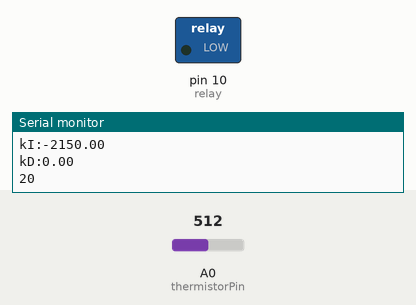
Recording of a sketch running on a simulated Arduino Uno, built with avr-gcc and run on an emulated ATmega328P. Parts: switched loads named in the sketch (green lamp = pin HIGH), the last lines printed to the serial monitor. The test bench sets the inputs (shaded band); at power-on: A0 (thermistorPin) = 512.

Above: at 1.8 s.
1.9 s: A0 (thermistorPin) set to 218
3.4 s: A0 (thermistorPin) set to 200
At 5.2 s:
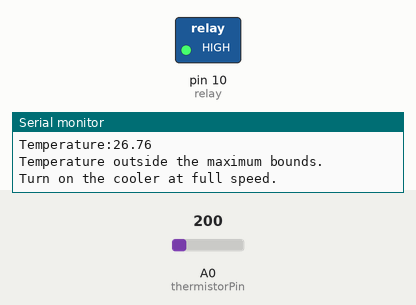
5.8 s: A0 (thermistorPin) set to 265
At 7.6 s:
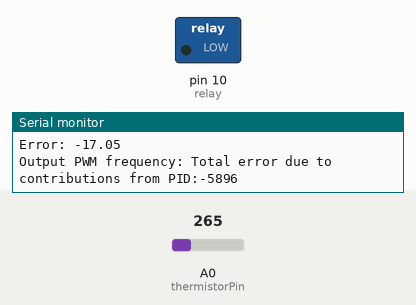
8.0 s: A0 (thermistorPin) set to 122
At 10.0 s:
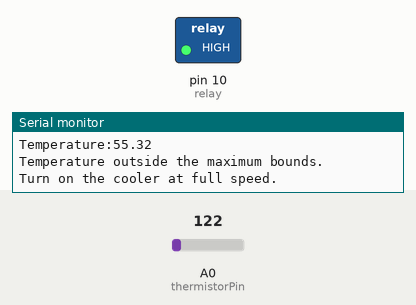
Timing chart, 0 to 11.1 s (numbered marks = the images above; inputs shaded):
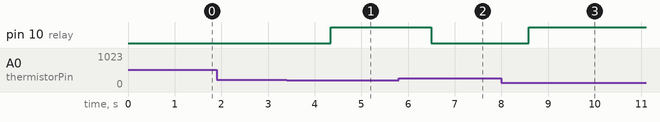

Measured:
- the behaviour switches between 211 and 210 on A0 (thermistorPin) (found by bisection; images 0 and 1)
- after the input at 3.4 s, pin 10 (relay): LOW → HIGH after 0.95 s
- after the input at 5.8 s, pin 10 (relay): HIGH → LOW after 0.70 s
- after the input at 8.0 s, pin 10 (relay): LOW → HIGH after 0.59 s

The sketch:

sense_with_controller.ino
```cpp
// With Controller
// For the Analog and digital temperature sensor module (NTC Thermistor Temperature Sensor)
// Temprature Control using Arduino
// ES311 - Heat and Mass Transfer
// Group-A3


// variables and definitions

      //Important parameter, set to match environment
          const int dt = 1000; // [ms] time constant in milliseconds (controller clock rate = 1/(dt/1000) [Hz])
          #define SetTemp 20 // [degC] set temperature in DegC
          #define MinTemp 17 // [degC] minimum expected temperature (needed for rescaling inputs)
          #define MaxTemp 23 // [degC] maximum allowed temperature, over which cooler is turned on (needed for rescaling inputs)
          int SetTime = 1800; // [s] timer in seconds, if reached, running stops [Default: 1800]

      //I/O pins - don't edit unless replaced
          #define thermistorPin A0
          #define relay 10
//        #define LEDPin //number of LED pin (optional)

// A PID control tuning is the method of adjusting the value of Kp, Kd, Ki so s to follow.


      //control parameters - editing not recommended
          double K_P_ctrl = 200; //proportional gain
          double K_I_ctrl = 0.01; //integral gain (set to lower values i.e. 10^-3) 0.2
          double K_D_ctrl = 10; //derivative gain

// including headers and definitions
  #include <math.h>

//Inititalization
    //target temperature reached?
       bool bInRange = 0; // 0 means not

    //ticks per ms
       int TicksPerMS = floor(1000/dt);

    //Initialize PID variables:
       float previous_error = 0;
       float s_integral = 0;

// //Thermistor code
//     double Thermistor(int RawADC) {
//       double Temp;
//       Temp = log(10000.0*((1024.0/RawADC-1)));
//       Temp = 1 / (0.001129148 + (0.000234125 + (0.0000000876741 * Temp * Temp ))* Temp );
//       Temp = Temp - 273.15;            // Convert Kelvin to Celcius
//       return Temp;
//     }

//PID controller code
    void Control_PID(double iTemp){

      //Overheat protection
          if(iTemp>MaxTemp){
            analogWrite(relay, 255);
            Serial.println("Temperature outside the maximum bounds.");
            Serial.println("Turn on the cooler at full speed.");
            return;
          }

      //In range? If in range, maybe turn on LED?
          if((iTemp) >= SetTemp){
            if(bInRange==0){
              //digitalWrite(LEDPin, HIGH);
              bInRange=1;
            }
          }else{
            if(bInRange==1){
              //digitalWrite(LEDPin, LOW);
              bInRange=0;
            }
          }


        //PID subroutine
          Serial.print("Error: ");
          float err = iTemp - SetTemp;
          Serial.println(err);
          s_integral += err*dt;
          //Serial.println(s_integral);
          float s_derivative = (err - previous_error)/dt;
          //Serial.println(s_derivative);
          int U_in_ctrl = (K_P_ctrl*err + K_I_ctrl*s_integral + K_D_ctrl*s_derivative);
          previous_error = err;


        // put voltage to output and write value to serial monitor
            Serial.print("Output PWM frequency: ");
            Serial.print("Total error due to contributions from PID:");
            Serial.println(U_in_ctrl);
            Serial.print("kp:");
            Serial.println(K_P_ctrl*err);
            Serial.print("kI:");
            Serial.println(K_I_ctrl*s_integral);
            Serial.print("kD:");
            Serial.println(K_D_ctrl*s_derivative);
            Serial.println(SetTemp);
            if (U_in_ctrl<=255){
               if (U_in_ctrl > 0){
                  analogWrite(relay, U_in_ctrl);
                  // Serial.println(U_in_ctrl);
               }
               else
               {
                  analogWrite(relay, 0);
                  // Serial.println("1 - cca. 0 V");
               }
            }
            else{
               analogWrite(relay,255); // relay is turned on  digtalwrite
              //  Serial.println("255 - cca. 5 V");
            }
    }

void setup() {
    Serial.begin(9600);
    pinMode(relay, OUTPUT);
    //pinMode(LEDPin, OUTPUT);

    //rescale timer according to dt
    SetTime = SetTime * TicksPerMS;
}

void loop() {
  //Take a temperature reading and display it
    // double Temp = double(Thermistor(analogRead(thermistorPin)));
    // double Temp = double(map(((analogRead(thermistorPin) - 20) * 3.04), 0, 1023, -40, 125));
    double Temp = double ((1-analogRead(thermistorPin)*3.75/1024.0)*100);
    Serial.print("Temperature:");
    Serial.println(Temp);  // display temperature

  // //Timer serial out - displays time on serial monitor
  //   Serial.print(SetTime/60*dt/1000);
  //   Serial.print(" [mins] - SetTime: ");
  //   Serial.print(SetTime);
  //   Serial.println("");

  //Call controller algorithm
    Control_PID(Temp); // call controller algorithm

  //End line in serial monitor...
    Serial.println("");
    Serial.println("");

  //Timer ticking (countdown)
    if (SetTime>0){
        SetTime--;
        // if zero reached
        if (SetTime==0){
          while(1) {
            //loop until disconnected
            Serial.println("Time ran out, controller stopped. Please disconnect or reset the controller.");
            digitalWrite(relay, LOW);
            delay(dt);
          }
        }
    }

   //wait dt before next cycle
      delay(dt);
}
```
